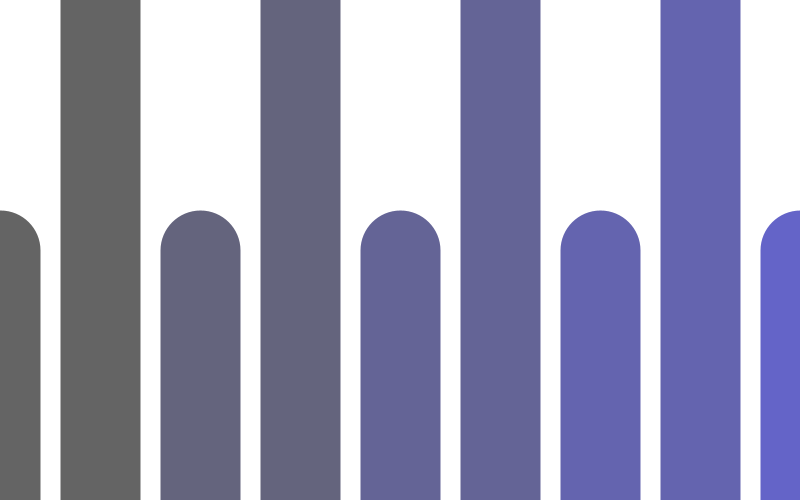
Frame 1 (no input)
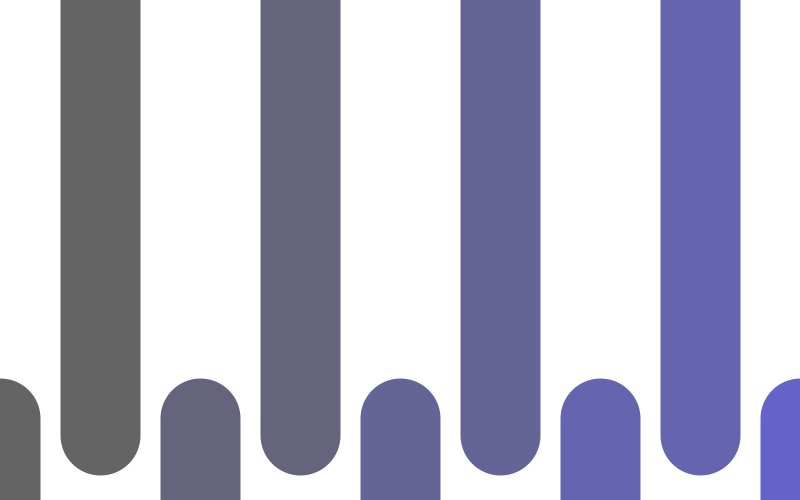
Frame 60 (the mouse pressed at the canvas centre just before this capture)
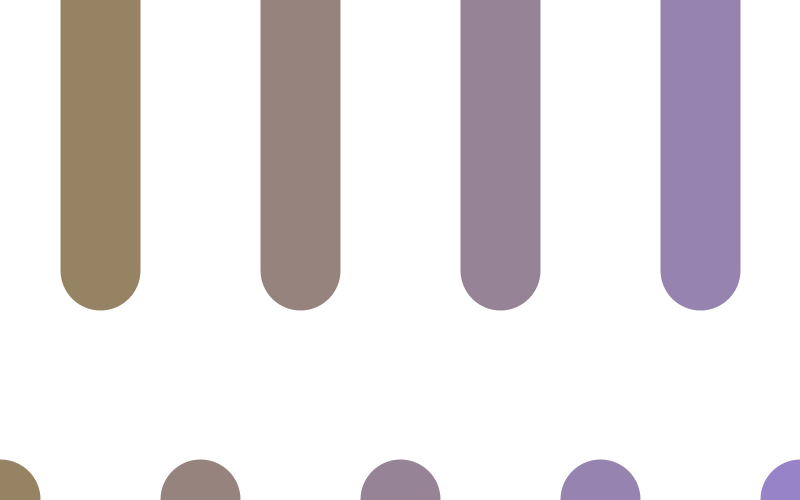
Frame 120 (the mouse held since frame 60 and released just before this capture)

The Processing sketch that drew these frames (run headless with seeded random() and noise(); from frame 60 on, the mouse is pressed at the canvas centre):

// Processing sketch: processing_138935
// ── processing_138935.pde

/**
Yingying Yang
Creative Computing Section B
Wk 5 Assignment - Loop
*/

float angle;
  
void setup() {
  size(800,500);
  smooth();
  frameRate(200);
  background(255);
}

void draw() {
  background(255);
  float a = map(sin(angle),-1,1,0,height); //for movement of top row
  float b = map(cos(angle),-1,1,0,height); //for movement of bottown row
  for (int i = 0; i <= width; i = i + 200){ //repeating the lines for entire width of screen
    strokeCap(ROUND);
    strokeWeight(80);
    stroke(map(mouseX,0,width,100,200),map(mouseY,0,width,100,200),map(i,0,width,100,200)); //changing color gradient with movement of mouse
    line(i,height,i,a); //bottom row
    line(i+100,0,i+100,b); //top row
    angle += 0.0025; 
  }
}
